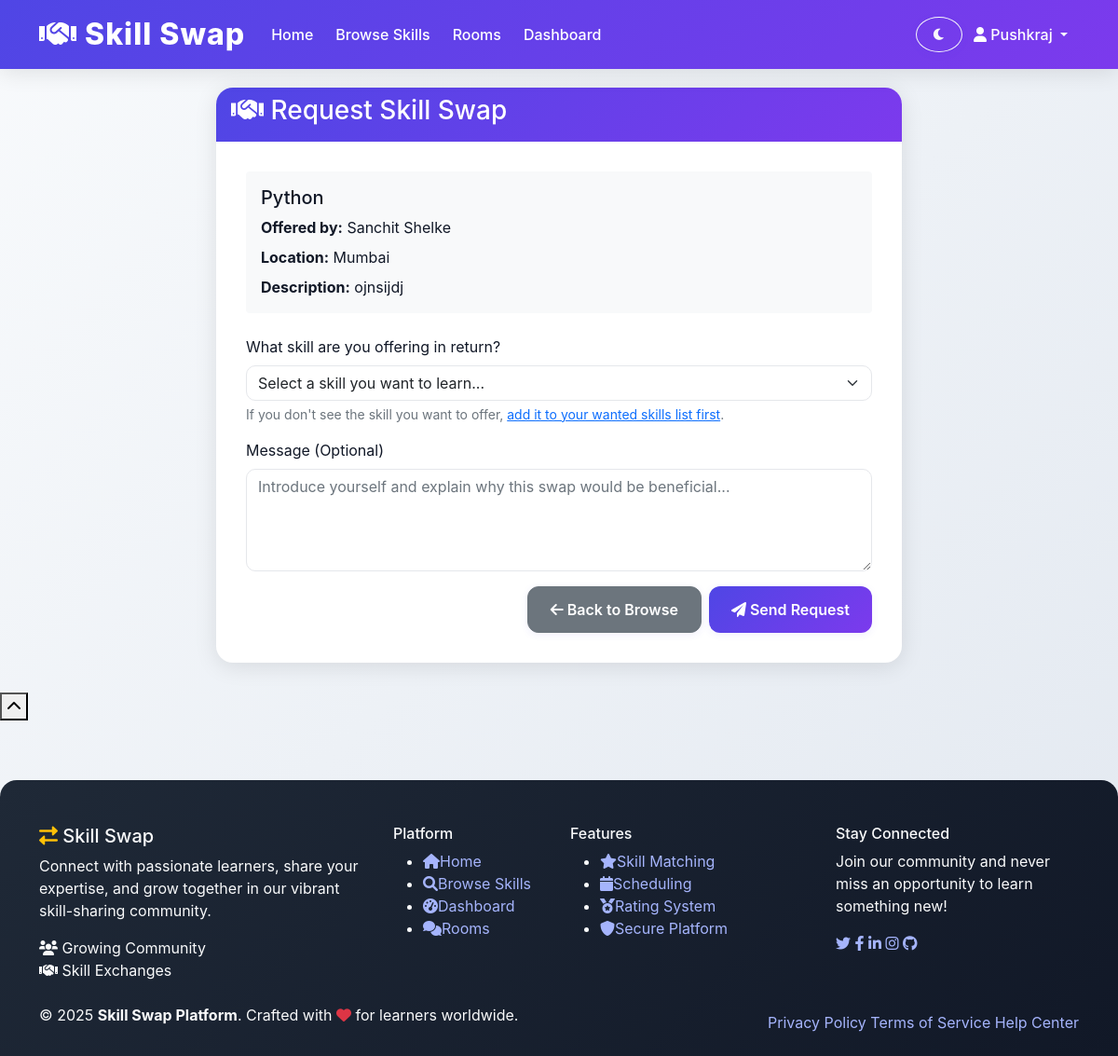
The page /request_swap/3 (signed in) on the database its author committed.
### tables this page shows
CREATE TABLE skills_offered (
            id INTEGER PRIMARY KEY AUTOINCREMENT,
            user_id INTEGER,
            skill_name TEXT NOT NULL,
            description TEXT,
            is_approved INTEGER DEFAULT 1,
            created_at TIMESTAMP DEFAULT CURRENT_TIMESTAMP,
            FOREIGN KEY (user_id) REFERENCES users (id)
        );

CREATE TABLE users (
            id INTEGER PRIMARY KEY AUTOINCREMENT,
            username TEXT UNIQUE NOT NULL,
            email TEXT UNIQUE NOT NULL,
            password_hash TEXT NOT NULL,
            name TEXT NOT NULL,
            location TEXT,
            profile_photo TEXT,
            is_public INTEGER DEFAULT 1,
            availability TEXT,
            is_admin INTEGER DEFAULT 0,
            is_banned INTEGER DEFAULT 0,
            created_at TIMESTAMP DEFAULT CURRENT_TIMESTAMP
        );

### app.py (the view)
@app.route('/request_swap/<int:skill_id>')
def request_swap(skill_id):
    if 'user_id' not in session:
        return redirect(url_for('login'))
    conn = get_db_connection()
    skill = conn.execute('''
        SELECT so.*, u.name, u.location
        FROM skills_offered so
        JOIN users u ON so.user_id = u.id
        WHERE so.id = ?
    ''', (skill_id,)).fetchone()
    my_skills_wanted = conn.execute('''
        SELECT * FROM skills_wanted WHERE user_id = ?
    ''', (session['user_id'],)).fetchall()
    conn.close()
    return render_template('request_swap.html', skill=skill, my_skills_wanted=my_skills_wanted)

### app.py (called while the page is built)
def get_db_connection():
    conn = sqlite3.connect('skillswap.db')
    conn.row_factory = sqlite3.Row
    return conn

### templates/request_swap.html (shortened to what this page needs)
{% extends "base.html" %}
{% block content %}
<div class="row justify-content-center">
    <div class="col-lg-8">
        <div class="card">
            <div class="card-header">
                <h3><i class="fas fa-handshake"></i> Request Skill Swap</h3>
            </div>
            <div class="card-body">
                <div class="skill-info mb-4 p-3 bg-light rounded">
                    <h5>{{ skill.skill_name }}</h5>
                    <p class="mb-2"><strong>Offered by:</strong> {{ skill.name }}</p>
                    {% if skill.location %}
                        <p class="mb-2"><strong>Location:</strong> {{ skill.location }}</p>
                    {% endif %}
                    {% if skill.description %}
                        <p class="mb-0"><strong>Description:</strong> {{ skill.description }}</p>
                    {% endif %}
                </div>
                <form method="POST" action="{{ url_for('send_swap_request') }}">
                    <div class="mb-3">
                        <label for="wanted_skill" class="form-label">What skill are you offering in return?</label>
                        <select class="form-select" name="wanted_skill" required>
                            <option value="">Select a skill you want to learn...</option>
                        </select>
                        <div class="form-text">
                            If you don't see the skill you want to offer,
                            <a href="{{ url_for('dashboard') }}">add it to your wanted skills list first</a>.
                        </div>
                    </div>
                    <div class="mb-3">
                        <label for="message" class="form-label">Message (Optional)</label>
                        <textarea class="form-control" name="message" rows="4"
                                  placeholder="Introduce yourself and explain why this swap would be beneficial..."></textarea>
                    </div>
                    <div class="d-grid gap-2 d-md-flex justify-content-md-end">
                        <a href="{{ url_for('browse_skills') }}" class="btn btn-secondary">
                            <i class="fas fa-arrow-left"></i> Back to Browse
                        </a>
                        <button type="submit" class="btn btn-primary">
                            <i class="fas fa-paper-plane"></i> Send Request
                        </button>
                    </div>
                </form>
            </div>
        </div>
    </div>
</div>
{% endblock %}

### static/css/style.css (style rules this page uses)
:root, [data-theme="light"] { --primary: #4f46e5; --primary-light: #6366f1; --primary-dark: #3730a3; --secondary: #7c3aed; --success: #10b981; --warning: #f59e0b; --danger: #ef4444; --info: #06b6d4; --light: #f9fafb; --dark: #1f2937; --text-primary: #111827; --text-secondary: #6b7280; --border: #e5e7eb; --gradient-1: linear-gradient(135deg, #4f46e5 0%, #7c3aed 100%); --gradient-2: linear-gradient(135deg, #10b981 0%, #34d399 100%); --gradient-bg: linear-gradient(135deg, #f8fafc 0%, #e2e8f0 100%); --shadow: 0 4px 24px rgba(0,0,0,0.10); }
body { font-family: 'Inter', 'Segoe UI', Arial, sans-serif; background: var(--gradient-bg); color: var(--text-primary); min-height: 100vh; margin: 0; padding-top: 70px; }
.card { border: none; border-radius: 18px; box-shadow: var(--shadow); background: #fff; margin-bottom: 2rem; overflow: hidden; }
.card-header { background: var(--gradient-1); color: #fff; font-weight: 600; border-bottom: none; border-radius: 18px 18px 0 0; }
.card-body { padding: 2rem; }
.btn { border-radius: 12px; font-weight: 600; padding: 0.75rem 1.5rem; transition: box-shadow 0.2s, background 0.2s, color 0.2s; box-shadow: 0 2px 8px rgba(79,70,229,0.08); }
.btn-primary { background: var(--gradient-1); color: #fff; border: none; }
.form-control, .form-select { border-radius: 10px; border: 1px solid var(--border); box-shadow: none; transition: border-color 0.2s; }

### rows shown on the page
skills_offered: skill_name "Python", description "ojnsijdj"
users: name "Sanchit Shelke", location "Mumbai"

### other values the page prints
{{ session.username }} "Pushkraj"
